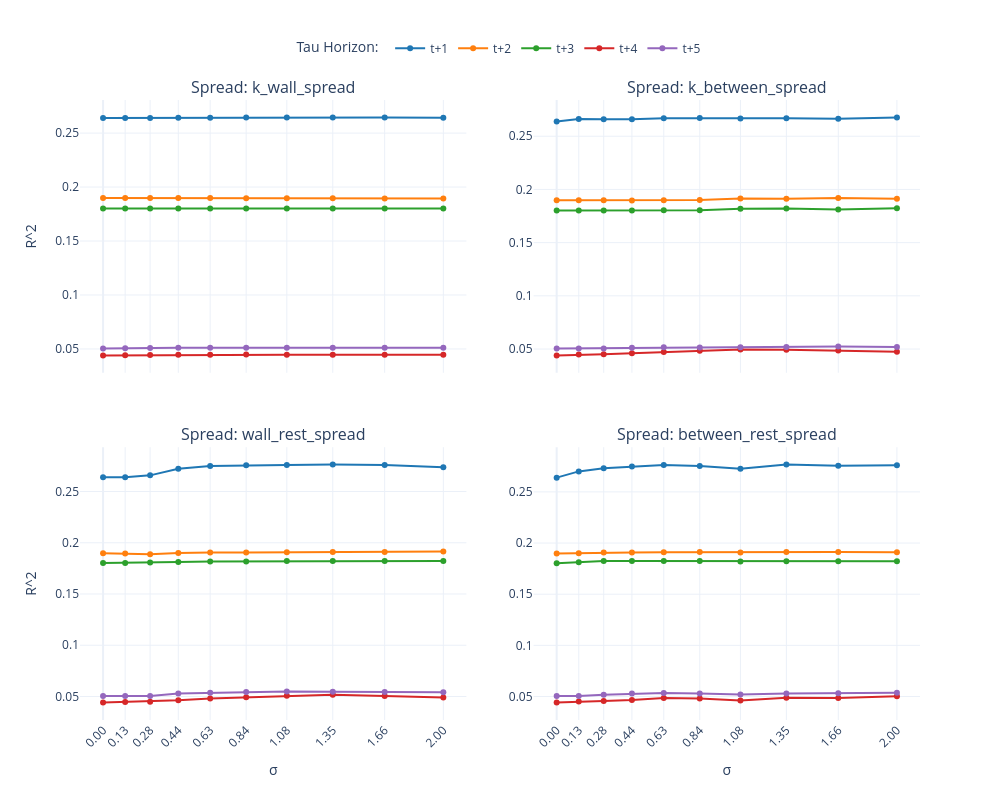

Source (notebook cell):
### Code cell
colors = ["#1f77b4", "#ff7f0e", "#2ca02c", "#d62728", "#9467bd"]

fig = make_subplots(
    rows=2,
    cols=2,
    subplot_titles=[f"Spread: {name}" for name in variance_names],
    shared_xaxes=True,
    vertical_spacing=0.12,
    horizontal_spacing=0.08,
)

grid_positions = [(1, 1), (1, 2), (2, 1), (2, 2)]

for v_idx, (r, c) in enumerate(grid_positions):
    for tau_idx, tau_val in enumerate(tau_vals):
        fig.add_trace(
            go.Scatter(
                x=sigma_vals,
                y=tau_trials_r2[tau_idx, v_idx, :],
                mode="lines+markers",
                name=f"t+{tau_val}",
                line=dict(color=colors[tau_idx]),
                showlegend=(v_idx == 0),
            ),
            row=r,
            col=c,
        )

fig.update_xaxes(
    tickmode="array",
    tickvals=sigma_vals,
    ticktext=[f"{s:.2f}" for s in sigma_vals],
    tickangle=-45,
)
fig.update_xaxes(title_text="σ", row=2, col=1)
fig.update_xaxes(title_text="σ", row=2, col=2)
fig.update_yaxes(title_text="R^2", col=1)

fig.update_layout(
    height=800,
    width=1000,
    template="plotly_white",
    legend=dict(
        orientation="h",
        yanchor="bottom",
        y=1.06,
        xanchor="center",
        x=0.5,
        title_text="Tau Horizon: ",
    ),
)

fig.show()

### Figure 1 — Plotly figure (JSON) as saved in the notebook; plotly's stock layout.template omitted (floating-point values rounded to 4 significant figures)
{"data": [{"line": {"color": "#1f77b4"}, "mode": "lines+markers", "name": "t+1", "showlegend": true, "type": "scatter", "x": [0.0, 0.1298, 0.2765, 0.4422, 0.6295, 0.8411, 1.08, 1.35, 1.655, 2.0], "xaxis": "x", "y": [0.2639, 0.264, 0.2641, 0.2642, 0.2643, 0.2644, 0.2646, 0.2645, 0.2644, 0.2642], "yaxis": "y"}, {"line": {"color": "#ff7f0e"}, "mode": "lines+markers", "name": "t+2", "showlegend": true, "type": "scatter", "x": [0.0, 0.1298, 0.2765, 0.4422, 0.6295, 0.8411, 1.08, 1.35, 1.655, 2.0], "xaxis": "x", "y": [0.1899, 0.1899, 0.1899, 0.1898, 0.1898, 0.1897, 0.1897, 0.1896, 0.1895, 0.1895], "yaxis": "y"}, {"line": {"color": "#2ca02c"}, "mode": "lines+markers", "name": "t+3", "showlegend": true, "type": "scatter", "x": [0.0, 0.1298, 0.2765, 0.4422, 0.6295, 0.8411, 1.08, 1.35, 1.655, 2.0], "xaxis": "x", "y": [0.1801, 0.1801, 0.1801, 0.1802, 0.1802, 0.1802, 0.1802, 0.1801, 0.1801, 0.1801], "yaxis": "y"}, {"line": {"color": "#d62728"}, "mode": "lines+markers", "name": "t+4", "showlegend": true, "type": "scatter", "x": [0.0, 0.1298, 0.2765, 0.4422, 0.6295, 0.8411, 1.08, 1.35, 1.655, 2.0], "xaxis": "x", "y": [0.04401, 0.04416, 0.04439, 0.04459, 0.04472, 0.04475, 0.04467, 0.04459, 0.04459, 0.04469], "yaxis": "y"}, {"line": {"color": "#9467bd"}, "mode": "lines+markers", "name": "t+5", "showlegend": true, "type": "scatter", "x": [0.0, 0.1298, 0.2765, 0.4422, 0.6295, 0.8411, 1.08, 1.35, 1.655, 2.0], "xaxis": "x", "y": [0.05041, 0.05073, 0.05096, 0.05104, 0.05104, 0.05106, 0.05108, 0.05114, 0.05115, 0.05106], "yaxis": "y"}, {"line": {"color": "#1f77b4"}, "mode": "lines+markers", "name": "t+1", "showlegend": false, "type": "scatter", "x": [0.0, 0.1298, 0.2765, 0.4422, 0.6295, 0.8411, 1.08, 1.35, 1.655, 2.0], "xaxis": "x2", "y": [0.2639, 0.2661, 0.266, 0.266, 0.2669, 0.2671, 0.2666, 0.267, 0.2664, 0.2677], "yaxis": "y2"}, {"line": {"color": "#ff7f0e"}, "mode": "lines+markers", "name": "t+2", "showlegend": false, "type": "scatter", "x": [0.0, 0.1298, 0.2765, 0.4422, 0.6295, 0.8411, 1.08, 1.35, 1.655, 2.0], "xaxis": "x2", "y": [0.1899, 0.1898, 0.1898, 0.1896, 0.1899, 0.1901, 0.1915, 0.1912, 0.1919, 0.1912], "yaxis": "y2"}, {"line": {"color": "#2ca02c"}, "mode": "lines+markers", "name": "t+3", "showlegend": false, "type": "scatter", "x": [0.0, 0.1298, 0.2765, 0.4422, 0.6295, 0.8411, 1.08, 1.35, 1.655, 2.0], "xaxis": "x2", "y": [0.1801, 0.1801, 0.1801, 0.1802, 0.1805, 0.1805, 0.1817, 0.1821, 0.1812, 0.1822], "yaxis": "y2"}, {"line": {"color": "#d62728"}, "mode": "lines+markers", "name": "t+4", "showlegend": false, "type": "scatter", "x": [0.0, 0.1298, 0.2765, 0.4422, 0.6295, 0.8411, 1.08, 1.35, 1.655, 2.0], "xaxis": "x2", "y": [0.04401, 0.04487, 0.0452, 0.04605, 0.04717, 0.04847, 0.04954, 0.04937, 0.04871, 0.04734], "yaxis": "y2"}, {"line": {"color": "#9467bd"}, "mode": "lines+markers", "name": "t+5", "showlegend": false, "type": "scatter", "x": [0.0, 0.1298, 0.2765, 0.4422, 0.6295, 0.8411, 1.08, 1.35, 1.655, 2.0], "xaxis": "x2", "y": [0.05041, 0.05057, 0.05058, 0.0511, 0.05156, 0.0515, 0.05176, 0.05195, 0.0524, 0.05185], "yaxis": "y2"}, {"line": {"color": "#1f77b4"}, "mode": "lines+markers", "name": "t+1", "showlegend": false, "type": "scatter", "x": [0.0, 0.1298, 0.2765, 0.4422, 0.6295, 0.8411, 1.08, 1.35, 1.655, 2.0], "xaxis": "x3", "y": [0.2639, 0.2638, 0.2658, 0.2722, 0.2749, 0.2755, 0.2759, 0.2763, 0.2759, 0.2736], "yaxis": "y3"}, {"line": {"color": "#ff7f0e"}, "mode": "lines+markers", "name": "t+2", "showlegend": false, "type": "scatter", "x": [0.0, 0.1298, 0.2765, 0.4422, 0.6295, 0.8411, 1.08, 1.35, 1.655, 2.0], "xaxis": "x3", "y": [0.1899, 0.1895, 0.1888, 0.19, 0.1906, 0.1905, 0.1906, 0.1909, 0.191, 0.1914], "yaxis": "y3"}, {"line": {"color": "#2ca02c"}, "mode": "lines+markers", "name": "t+3", "showlegend": false, "type": "scatter", "x": [0.0, 0.1298, 0.2765, 0.4422, 0.6295, 0.8411, 1.08, 1.35, 1.655, 2.0], "xaxis": "x3", "y": [0.1801, 0.1803, 0.1807, 0.1812, 0.1818, 0.1818, 0.1821, 0.1823, 0.1822, 0.1823], "yaxis": "y3"}, {"line": {"color": "#d62728"}, "mode": "lines+markers", "name": "t+4", "showlegend": false, "type": "scatter", "x": [0.0, 0.1298, 0.2765, 0.4422, 0.6295, 0.8411, 1.08, 1.35, 1.655, 2.0], "xaxis": "x3", "y": [0.04401, 0.0447, 0.0448, 0.04623, 0.04802, 0.04926, 0.0506, 0.0517, 0.05048, 0.04889], "yaxis": "y3"}, {"line": {"color": "#9467bd"}, "mode": "lines+markers", "name": "t+5", "showlegend": false, "type": "scatter", "x": [0.0, 0.1298, 0.2765, 0.4422, 0.6295, 0.8411, 1.08, 1.35, 1.655, 2.0], "xaxis": "x3", "y": [0.05041, 0.05051, 0.05052, 0.05281, 0.05361, 0.05448, 0.05481, 0.0546, 0.05434, 0.05416], "yaxis": "y3"}, {"line": {"color": "#1f77b4"}, "mode": "lines+markers", "name": "t+1", "showlegend": false, "type": "scatter", "x": [0.0, 0.1298, 0.2765, 0.4422, 0.6295, 0.8411, 1.08, 1.35, 1.655, 2.0], "xaxis": "x4", "y": [0.2639, 0.27, 0.2732, 0.2748, 0.2764, 0.2754, 0.2725, 0.2767, 0.2757, 0.2761], "yaxis": "y4"}, {"line": {"color": "#ff7f0e"}, "mode": "lines+markers", "name": "t+2", "showlegend": false, "type": "scatter", "x": [0.0, 0.1298, 0.2765, 0.4422, 0.6295, 0.8411, 1.08, 1.35, 1.655, 2.0], "xaxis": "x4", "y": [0.1899, 0.1899, 0.1906, 0.1907, 0.191, 0.1911, 0.1907, 0.1911, 0.1912, 0.191], "yaxis": "y4"}, {"line": {"color": "#2ca02c"}, "mode": "lines+markers", "name": "t+3", "showlegend": false, "type": "scatter", "x": [0.0, 0.1298, 0.2765, 0.4422, 0.6295, 0.8411, 1.08, 1.35, 1.655, 2.0], "xaxis": "x4", "y": [0.1801, 0.1812, 0.1824, 0.1825, 0.1824, 0.1825, 0.182, 0.1823, 0.1822, 0.1821], "yaxis": "y4"}, {"line": {"color": "#d62728"}, "mode": "lines+markers", "name": "t+4", "showlegend": false, "type": "scatter", "x": [0.0, 0.1298, 0.2765, 0.4422, 0.6295, 0.8411, 1.08, 1.35, 1.655, 2.0], "xaxis": "x4", "y": [0.04401, 0.04502, 0.04563, 0.04659, 0.04843, 0.04803, 0.04606, 0.04882, 0.04852, 0.05025], "yaxis": "y4"}, {"line": {"color": "#9467bd"}, "mode": "lines+markers", "name": "t+5", "showlegend": false, "type": "scatter", "x": [0.0, 0.1298, 0.2765, 0.4422, 0.6295, 0.8411, 1.08, 1.35, 1.655, 2.0], "xaxis": "x4", "y": [0.05041, 0.05044, 0.0518, 0.05285, 0.05339, 0.05297, 0.052, 0.05294, 0.05314, 0.0536], "yaxis": "y4"}], "layout": {"annotations": [{"font": {"size": 16}, "showarrow": false, "text": "Spread: k_wall_spread", "x": 0.23, "xanchor": "center", "xref": "paper", "y": 1, "yanchor": "bottom", "yref": "paper"}, {"font": {"size": 16}, "showarrow": false, "text": "Spread: k_between_spread", "x": 0.77, "xanchor": "center", "xref": "paper", "y": 1, "yanchor": "bottom", "yref": "paper"}, {"font": {"size": 16}, "showarrow": false, "text": "Spread: wall_rest_spread", "x": 0.23, "xanchor": "center", "xref": "paper", "y": 0.44, "yanchor": "bottom", "yref": "paper"}, {"font": {"size": 16}, "showarrow": false, "text": "Spread: between_rest_spread", "x": 0.77, "xanchor": "center", "xref": "paper", "y": 0.44, "yanchor": "bottom", "yref": "paper"}], "height": 800, "legend": {"orientation": "h", "title": {"text": "Tau Horizon: "}, "x": 0.5, "xanchor": "center", "y": 1.06, "yanchor": "bottom"}, "width": 1000, "xaxis": {"anchor": "y", "domain": [0, 0.46], "matches": "x3", "showticklabels": false, "tickangle": -45, "tickmode": "array", "ticktext": ["0.00", "0.13", "0.28", "0.44", "0.63", "0.84", "1.08", "1.35", "1.66", "2.00"], "tickvals": [0.0, 0.1298, 0.2765, 0.4422, 0.6295, 0.8411, 1.08, 1.35, 1.655, 2.0]}, "xaxis2": {"anchor": "y2", "domain": [0.54, 1], "matches": "x4", "showticklabels": false, "tickangle": -45, "tickmode": "array", "ticktext": ["0.00", "0.13", "0.28", "0.44", "0.63", "0.84", "1.08", "1.35", "1.66", "2.00"], "tickvals": [0.0, 0.1298, 0.2765, 0.4422, 0.6295, 0.8411, 1.08, 1.35, 1.655, 2.0]}, "xaxis3": {"anchor": "y3", "domain": [0, 0.46], "tickangle": -45, "tickmode": "array", "ticktext": ["0.00", "0.13", "0.28", "0.44", "0.63", "0.84", "1.08", "1.35", "1.66", "2.00"], "tickvals": [0.0, 0.1298, 0.2765, 0.4422, 0.6295, 0.8411, 1.08, 1.35, 1.655, 2.0], "title": {"text": "σ"}}, "xaxis4": {"anchor": "y4", "domain": [0.54, 1], "tickangle": -45, "tickmode": "array", "ticktext": ["0.00", "0.13", "0.28", "0.44", "0.63", "0.84", "1.08", "1.35", "1.66", "2.00"], "tickvals": [0.0, 0.1298, 0.2765, 0.4422, 0.6295, 0.8411, 1.08, 1.35, 1.655, 2.0], "title": {"text": "σ"}}, "yaxis": {"anchor": "x", "domain": [0.56, 1], "title": {"text": "R^2"}}, "yaxis2": {"anchor": "x2", "domain": [0.56, 1]}, "yaxis3": {"anchor": "x3", "domain": [0, 0.44], "title": {"text": "R^2"}}, "yaxis4": {"anchor": "x4", "domain": [0, 0.44]}}}
